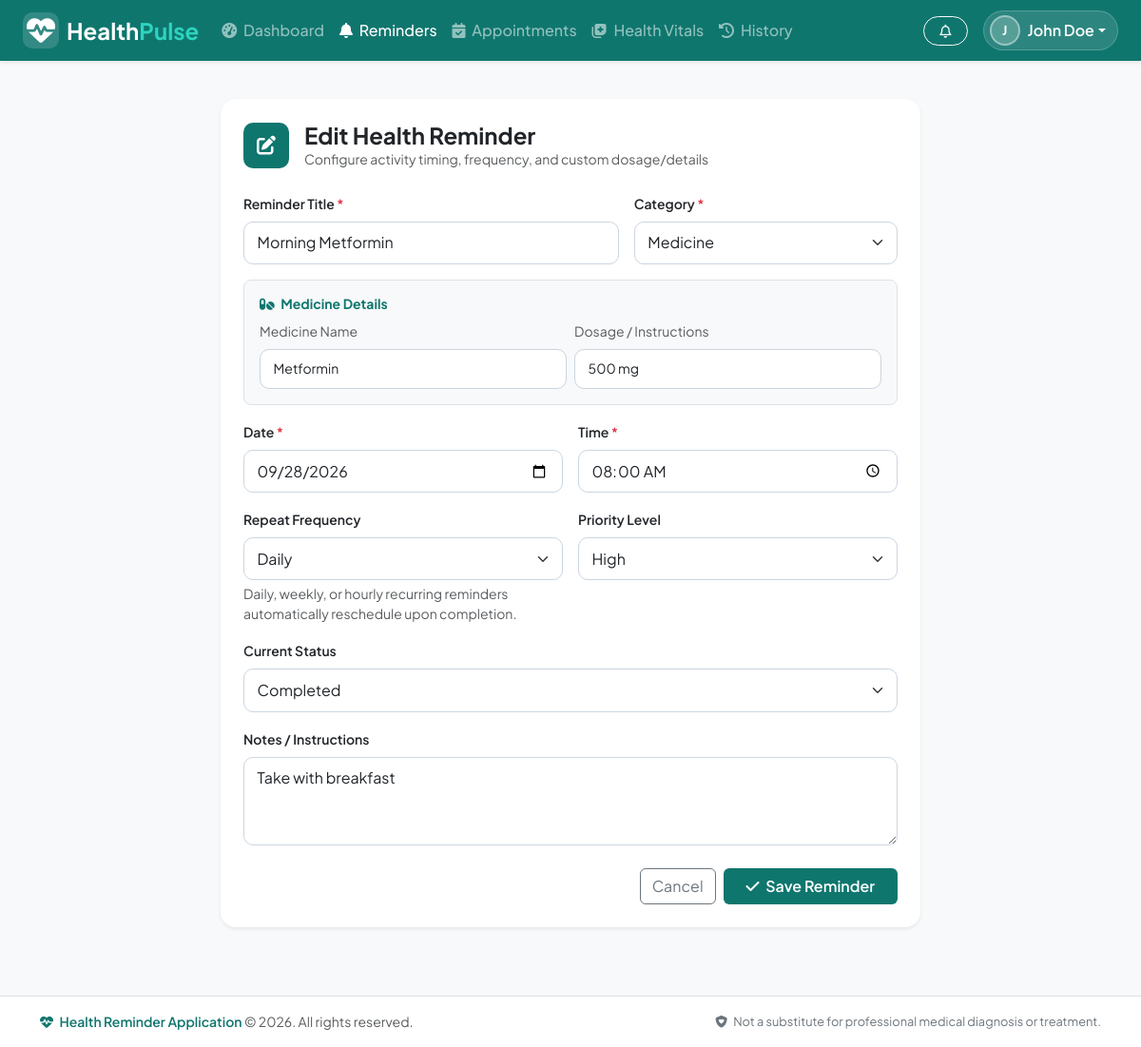
Screenshot of /reminders/1/edit (signed in) with the database file from the repository.
### tables this page shows
CREATE TABLE reminders (
                reminder_id INTEGER PRIMARY KEY AUTOINCREMENT,
                user_id INTEGER NOT NULL,
                title TEXT NOT NULL,
                category TEXT NOT NULL,
                description TEXT,
                date TEXT NOT NULL,
                time TEXT NOT NULL,
                frequency TEXT NOT NULL DEFAULT 'Once',
                status TEXT NOT NULL DEFAULT 'Pending',
                priority TEXT NOT NULL DEFAULT 'Medium',
                dosage TEXT,
                medicine_name TEXT,
                target_volume TEXT,
                exercise_type TEXT,
                duration_mins INTEGER,
                metric_type TEXT,
                created_at TIMESTAMP DEFAULT CURRENT_TIMESTAMP,
                updated_at TIMESTAMP DEFAULT CURRENT_TIMESTAMP,
                FOREIGN KEY (user_id) REFERENCES users(user_id) ON DELETE CASCADE
            );

### routes/reminders.py (the view, shortened to what this page needs)
@reminders_bp.route('/<int:reminder_id>/edit', methods=['GET', 'POST'])
@login_required
def edit(reminder_id):
    user_id = session['user_id']
    reminder = ReminderModel.get_by_id(reminder_id, user_id)
    if not reminder:
        flash('Reminder not found or access denied.', 'danger')
        return redirect(url_for('reminders.index'))
    return render_template(
        'reminders/form.html',
        action='Edit',
        reminder=reminder,
        categories=CATEGORIES,
        frequencies=FREQUENCIES,
        priorities=PRIORITIES,
        today_str=date.today().isoformat()
    )

### database.py (called while the page is built)
def get_db():
    if 'db' not in g:
        db_path = current_app.config['DATABASE']
        g.db = sqlite3.connect(db_path)
        g.db.row_factory = sqlite3.Row
        g.db.execute("PRAGMA foreign_keys = ON")
    return g.db

### models.py (called while the page is built)
    @staticmethod
    def get_by_id(reminder_id, user_id=None):
        db = get_db()
        if user_id:
            return db.execute('SELECT * FROM reminders WHERE reminder_id = ? AND user_id = ?', (reminder_id, user_id)).fetchone()
        return db.execute('SELECT * FROM reminders WHERE reminder_id = ?', (reminder_id,)).fetchone()

### routes/auth.py (called while the page is built)
def login_required(f):
    @wraps(f)
    def decorated_function(*args, **kwargs):
        if 'user_id' not in session:
            flash('Please log in to access this page.', 'warning')
            return redirect(url_for('auth.login', next=request.url))
        return f(*args, **kwargs)
    return decorated_function

### templates/reminders/form.html (shortened to what this page needs)
{% extends "base.html" %}
{% block content %}
<div class="container py-4">
    <div class="row justify-content-center">
        <div class="col-lg-8">
            <div class="card shadow-sm border-0 p-4 rounded-4 bg-white">
                <div class="d-flex align-items-center mb-4">
                    <div class="brand-icon-wrap bg-teal text-white me-3" style="width: 48px; height: 48px;">
                        <i class="fa-solid {% if action == 'Create' %}fa-plus{% else %}fa-pen-to-square{% endif %} fa-lg"></i>
                    </div>
                    <div>
                        <h4 class="fw-bold mb-0">{{ action }} Health Reminder</h4>
                        <div class="text-muted small">Configure activity timing, frequency, and custom dosage/details</div>
                    </div>
                </div>
                <form method="POST">
                    <div class="row g-3 mb-3">
                        <div class="col-md-7">
                            <label for="title" class="form-label fw-semibold small">Reminder Title <span class="text-danger">*</span></label>
                            <input type="text" class="form-control" id="title" name="title" value="{{ reminder.title or '' }}" placeholder="e.g. Morning Blood Pressure or Metformin" required autofocus>
                        </div>
                        <div class="col-md-5">
                            <label for="categorySelect" class="form-label fw-semibold small">Category <span class="text-danger">*</span></label>
                            <select class="form-select" id="categorySelect" name="category" required>
                                {% for cat in categories %}
                                    <option value="{{ cat }}" {% if reminder.category == cat %}selected{% endif %}>{{ cat }}</option>
                                {% endfor %}
                            </select>
                        </div>
                    </div>
                    <div class="p-3 bg-light rounded-3 mb-3 border">
                        <div id="medicineFields" style="display: none;">
                            <h6 class="fw-bold text-teal small mb-2"><i class="fa-solid fa-pills me-1"></i> Medicine Details</h6>
                            <div class="row g-2">
                                <div class="col-md-6">
                                    <label class="form-label small text-muted">Medicine Name</label>
                                    <input type="text" class="form-control form-control-sm" name="medicine_name" value="{{ reminder.medicine_name or '' }}" placeholder="e.g. Atorvastatin">
                                </div>
                                <div class="col-md-6">
                                    <label class="form-label small text-muted">Dosage / Instructions</label>
                                    <input type="text" class="form-control form-control-sm" name="dosage" value="{{ reminder.dosage or '' }}" placeholder="e.g. 10mg after dinner">
                                </div>
                            </div>
                        </div>
                    </div>
                    <div class="row g-3 mb-3">
                        <div class="col-md-6">
                            <label for="date" class="form-label fw-semibold small">Date <span class="text-danger">*</span></label>
                            <input type="date" class="form-control" id="date" name="date" value="{{ reminder.date or today_str }}" required>
                        </div>
                        <div class="col-md-6">
                            <label for="time" class="form-label fw-semibold small">Time <span class="text-danger">*</span></label>
                            <input type="time" class="form-control" id="time" name="time" value="{{ reminder.time or '09:00' }}" required>
                        </div>
                    </div>
                    <div class="row g-3 mb-3">
                        <div class="col-md-6">
                            <label for="frequency" class="form-label fw-semibold small">Repeat Frequency</label>
                            <select class="form-select" id="frequency" name="frequency">
                                {% for freq in frequencies %}
                                    <option value="{{ freq }}" {% if reminder.frequency == freq %}selected{% endif %}>{{ freq }}</option>
                                {% endfor %}
                            </select>
                            <div class="form-text small">Daily, weekly, or hourly recurring reminders automatically reschedule upon completion.</div>
                        </div>
                        <div class="col-md-6">
                            <label for="priority" class="form-label fw-semibold small">Priority Level</label>
                            <select class="form-select" id="priority" name="priority">
                                {% for p in priorities %}
                                    <option value="{{ p }}" {% if reminder.priority == p %}selected{% endif %}>{{ p }}</option>
                                {% endfor %}
                            </select>
                        </div>
                    </div>
                    {% if action == 'Edit' %}
                    <div class="mb-3">
                        <label for="status" class="form-label fw-semibold small">Current Status</label>
                        <select class="form-select" id="status" name="status">
                            <option value="Completed" {% if reminder.status == 'Completed' %}selected{% endif %}>Completed</option>
                        </select>
                    </div>
                    {% endif %}
                    <div class="mb-4">
                        <label for="description" class="form-label fw-semibold small">Notes / Instructions</label>
                        <textarea class="form-control" id="description" name="description" rows="3" placeholder="Additional details, e.g. take with a glass of warm water...">{{ reminder.description or '' }}</textarea>
                    </div>
                    <div class="d-flex justify-content-end gap-2">
                        <a href="{{ url_for('reminders.index') }}" class="btn btn-outline-secondary">Cancel</a>
                        <button type="submit" class="btn btn-teal px-4 fw-semibold">
                            <i class="fa-solid fa-check me-1"></i> Save Reminder
                        </button>
                    </div>
                </form>
            </div>
        </div>
    </div>
</div>
{% endblock %}

### static/css/style.css (style rules this page uses)
:root { --primary-teal: #0f766e; --primary-teal-dark: #115e59; --primary-teal-light: #14b8a6; --accent-mint: #2dd4bf; --bg-light: #f8fafc; --card-bg: #ffffff; --text-dark: #0f172a; --text-muted: #64748b; --border-color: #e2e8f0; }
body { font-family: 'Plus Jakarta Sans', -apple-system, BlinkMacSystemFont, "Segoe UI", Roboto, sans-serif; color: var(--text-dark); background-color: var(--bg-light); }
.bg-teal { background-color: var(--primary-teal) !important; }
.text-teal { color: var(--primary-teal) !important; }
.btn-teal { background-color: var(--primary-teal); color: #ffffff; border: none; transition: all 0.2s ease-in-out; }
.brand-icon-wrap { background: rgba(255, 255, 255, 0.15); width: 38px; height: 38px; border-radius: 10px; display: inline-flex; align-items: center; justify-content: center; }
.card { border-radius: 14px; border: 1px solid var(--border-color); box-shadow: 0 2px 6px rgba(0, 0, 0, 0.03); transition: transform 0.2s ease, box-shadow 0.2s ease; }
.form-control, .form-select { border-radius: 10px; border-color: #cbd5e1; padding: 0.6rem 0.85rem; }

### rows the page displays
reminders: title "Morning Metformin", category "Medicine", medicine_name "Metformin", dosage "500 mg", date "09/28/2026", time "08:00", frequency "Daily", priority "High", status "Completed", description "Take with breakfast"

### other values shown
{{ current_user_name[:1] | upper }} "J"
{{ current_user_name }} "John Doe"
{{ action }} "Edit"
